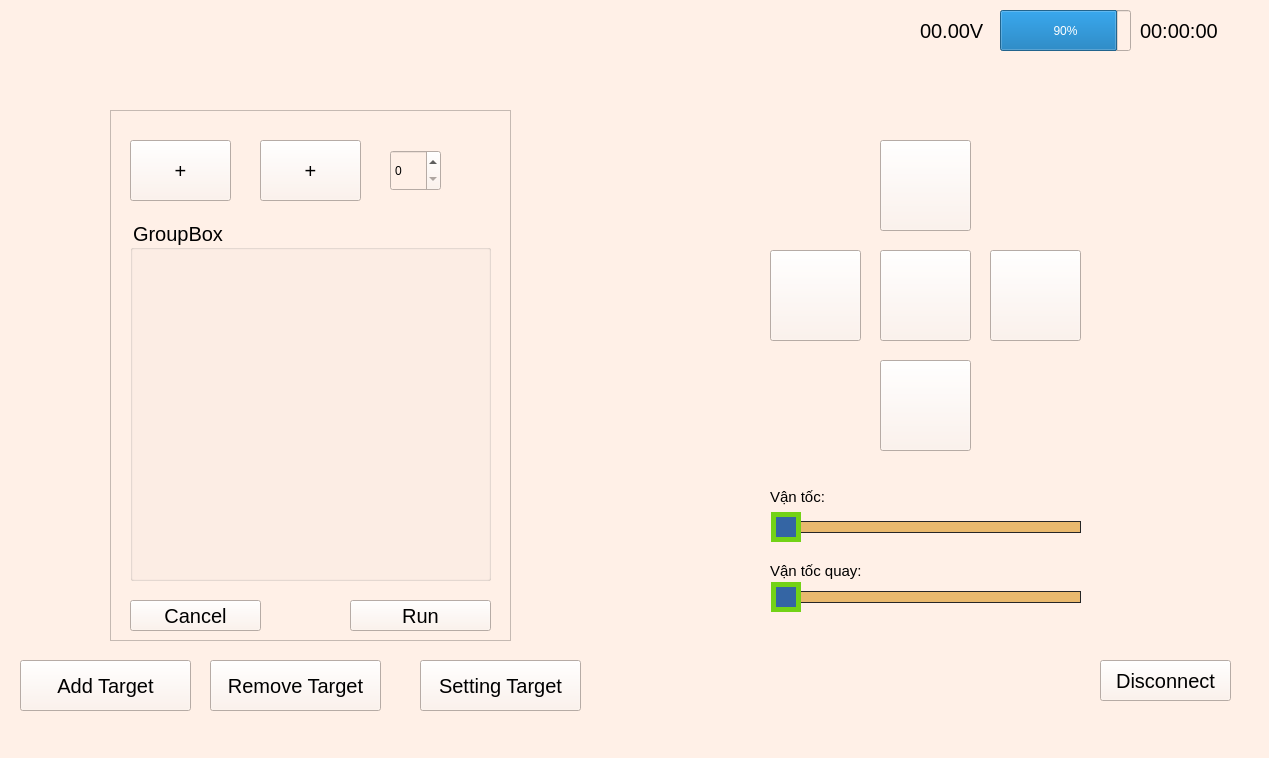
<?xml version="1.0" encoding="UTF-8"?>
<ui version="4.0">
 <class>RobotInterface</class>
 <widget class="QMainWindow" name="RobotInterface">
  <property name="geometry">
   <rect>
    <x>0</x>
    <y>0</y>
    <width>1269</width>
    <height>758</height>
   </rect>
  </property>
  <property name="windowTitle">
   <string>MainWindow</string>
  </property>
  <property name="styleSheet">
   <string notr="true">background-color: rgb(255, 240, 231);</string>
  </property>
  <widget class="QWidget" name="centralwidget">
   <property name="styleSheet">
    <string notr="true"/>
   </property>
   <widget class="QStackedWidget" name="stackedWidget">
    <property name="geometry">
     <rect>
      <x>530</x>
      <y>90</y>
      <width>701</width>
      <height>541</height>
     </rect>
    </property>
    <property name="currentIndex">
     <number>0</number>
    </property>
    <widget class="QWidget" name="page_5">
     <widget class="QPushButton" name="r_left">
      <property name="geometry">
       <rect>
        <x>460</x>
        <y>160</y>
        <width>91</width>
        <height>91</height>
       </rect>
      </property>
      <property name="text">
       <string/>
      </property>
      <property name="icon">
       <iconset resource="../resources.qrc">
        <normaloff>:/image/data/images/right_3.png</normaloff>:/image/data/images/right_3.png</iconset>
      </property>
      <property name="iconSize">
       <size>
        <width>85</width>
        <height>85</height>
       </size>
      </property>
     </widget>
     <widget class="QPushButton" name="r_right">
      <property name="geometry">
       <rect>
        <x>240</x>
        <y>160</y>
        <width>91</width>
        <height>91</height>
       </rect>
      </property>
      <property name="text">
       <string/>
      </property>
      <property name="icon">
       <iconset resource="../resources.qrc">
        <normaloff>:/image/data/images/left_3.png</normaloff>:/image/data/images/left_3.png</iconset>
      </property>
      <property name="iconSize">
       <size>
        <width>85</width>
        <height>85</height>
       </size>
      </property>
     </widget>
     <widget class="QPushButton" name="forward">
      <property name="geometry">
       <rect>
        <x>350</x>
        <y>50</y>
        <width>91</width>
        <height>91</height>
       </rect>
      </property>
      <property name="text">
       <string/>
      </property>
      <property name="icon">
       <iconset resource="../resources.qrc">
        <normaloff>:/image/data/images/up_3.png</normaloff>:/image/data/images/up_3.png</iconset>
      </property>
      <property name="iconSize">
       <size>
        <width>85</width>
        <height>85</height>
       </size>
      </property>
     </widget>
     <widget class="QPushButton" name="stop">
      <property name="geometry">
       <rect>
        <x>350</x>
        <y>160</y>
        <width>91</width>
        <height>91</height>
       </rect>
      </property>
      <property name="text">
       <string/>
      </property>
      <property name="icon">
       <iconset resource="../resources.qrc">
        <normaloff>:/image/data/images/stop_2.png</normaloff>:/image/data/images/stop_2.png</iconset>
      </property>
      <property name="iconSize">
       <size>
        <width>85</width>
        <height>85</height>
       </size>
      </property>
     </widget>
     <widget class="QPushButton" name="back">
      <property name="geometry">
       <rect>
        <x>350</x>
        <y>270</y>
        <width>91</width>
        <height>91</height>
       </rect>
      </property>
      <property name="text">
       <string/>
      </property>
      <property name="icon">
       <iconset resource="../resources.qrc">
        <normaloff>:/image/data/images/down_3.png</normaloff>:/image/data/images/down_3.png</iconset>
      </property>
      <property name="iconSize">
       <size>
        <width>85</width>
        <height>85</height>
       </size>
      </property>
     </widget>
     <widget class="QSlider" name="horizontalSlider_turn">
      <property name="geometry">
       <rect>
        <x>240</x>
        <y>490</y>
        <width>321</width>
        <height>35</height>
       </rect>
      </property>
      <property name="font">
       <font>
        <pointsize>11</pointsize>
       </font>
      </property>
      <property name="styleSheet">
       <string notr="true">.QSlider{
	color: rgb(136, 138, 133);
	min-height: 35px;
	max-height: 25px;
}

.QSlider::groove::horizontal{
	border: 1px solid #262626;
	background: rgb(233, 185, 110);
	height: 10px;
	margin: 0 10px;
}

.QSlider::handle::horizontal{
	background:  rgb(52, 101, 164);
	border: 5px solid rgb(115, 210, 22);;
	width: 20px;
	height: 20px;
	margin: -10px -10px;
}</string>
      </property>
      <property name="orientation">
       <enum>Qt::Horizontal</enum>
      </property>
     </widget>
     <widget class="QLabel" name="label_2">
      <property name="geometry">
       <rect>
        <x>240</x>
        <y>470</y>
        <width>101</width>
        <height>21</height>
       </rect>
      </property>
      <property name="font">
       <font>
        <pointsize>11</pointsize>
       </font>
      </property>
      <property name="text">
       <string>Vận tốc quay: </string>
      </property>
     </widget>
     <widget class="QSlider" name="horizontalSlider_linear">
      <property name="geometry">
       <rect>
        <x>240</x>
        <y>420</y>
        <width>321</width>
        <height>35</height>
       </rect>
      </property>
      <property name="font">
       <font>
        <pointsize>11</pointsize>
       </font>
      </property>
      <property name="styleSheet">
       <string notr="true">.QSlider{
	color: rgb(136, 138, 133);
	min-height: 35px;
	max-height: 25px;
}

.QSlider::groove::horizontal{
	border: 1px solid #262626;
	background: rgb(233, 185, 110);
	height: 10px;
	margin: 0 10px;
}

.QSlider::handle::horizontal{
	background:  rgb(52, 101, 164);
	border: 5px solid rgb(115, 210, 22);;
	width: 20px;
	height: 20px;
	margin: -10px -10px;
}</string>
      </property>
      <property name="orientation">
       <enum>Qt::Horizontal</enum>
      </property>
     </widget>
     <widget class="QLabel" name="liner_label">
      <property name="geometry">
       <rect>
        <x>300</x>
        <y>396</y>
        <width>67</width>
        <height>21</height>
       </rect>
      </property>
      <property name="font">
       <font>
        <pointsize>11</pointsize>
       </font>
      </property>
      <property name="text">
       <string/>
      </property>
     </widget>
     <widget class="QLabel" name="turner_label">
      <property name="geometry">
       <rect>
        <x>340</x>
        <y>470</y>
        <width>67</width>
        <height>20</height>
       </rect>
      </property>
      <property name="font">
       <font>
        <pointsize>11</pointsize>
       </font>
      </property>
      <property name="text">
       <string/>
      </property>
     </widget>
     <widget class="QLabel" name="label">
      <property name="geometry">
       <rect>
        <x>240</x>
        <y>396</y>
        <width>61</width>
        <height>21</height>
       </rect>
      </property>
      <property name="font">
       <font>
        <pointsize>11</pointsize>
       </font>
      </property>
      <property name="text">
       <string>Vận tốc:</string>
      </property>
     </widget>
    </widget>
    <widget class="QWidget" name="page_6"/>
   </widget>
   <widget class="QPushButton" name="disconnect_button">
    <property name="geometry">
     <rect>
      <x>1100</x>
      <y>660</y>
      <width>131</width>
      <height>41</height>
     </rect>
    </property>
    <property name="font">
     <font>
      <pointsize>15</pointsize>
     </font>
    </property>
    <property name="text">
     <string>Disconnect</string>
    </property>
   </widget>
   <widget class="QFrame" name="frame_5">
    <property name="geometry">
     <rect>
      <x>110</x>
      <y>110</y>
      <width>401</width>
      <height>531</height>
     </rect>
    </property>
    <property name="frameShape">
     <enum>QFrame::StyledPanel</enum>
    </property>
    <property name="frameShadow">
     <enum>QFrame::Raised</enum>
    </property>
    <widget class="QPushButton" name="slotTarget_2">
     <property name="geometry">
      <rect>
       <x>150</x>
       <y>30</y>
       <width>101</width>
       <height>61</height>
      </rect>
     </property>
     <property name="font">
      <font>
       <pointsize>15</pointsize>
      </font>
     </property>
     <property name="text">
      <string>+</string>
     </property>
    </widget>
    <widget class="QPushButton" name="slotTarget_3">
     <property name="geometry">
      <rect>
       <x>20</x>
       <y>30</y>
       <width>101</width>
       <height>61</height>
      </rect>
     </property>
     <property name="font">
      <font>
       <pointsize>15</pointsize>
      </font>
     </property>
     <property name="text">
      <string>+</string>
     </property>
    </widget>
    <widget class="QGroupBox" name="groupBox">
     <property name="geometry">
      <rect>
       <x>20</x>
       <y>110</y>
       <width>361</width>
       <height>361</height>
      </rect>
     </property>
     <property name="font">
      <font>
       <pointsize>15</pointsize>
      </font>
     </property>
     <property name="styleSheet">
      <string notr="true"/>
     </property>
     <property name="title">
      <string>GroupBox</string>
     </property>
    </widget>
    <widget class="QPushButton" name="cancelWidget_btn">
     <property name="geometry">
      <rect>
       <x>20</x>
       <y>490</y>
       <width>131</width>
       <height>31</height>
      </rect>
     </property>
     <property name="font">
      <font>
       <pointsize>15</pointsize>
      </font>
     </property>
     <property name="text">
      <string>Cancel</string>
     </property>
    </widget>
    <widget class="QPushButton" name="run_btn">
     <property name="geometry">
      <rect>
       <x>240</x>
       <y>490</y>
       <width>141</width>
       <height>31</height>
      </rect>
     </property>
     <property name="font">
      <font>
       <pointsize>15</pointsize>
      </font>
     </property>
     <property name="text">
      <string>Run</string>
     </property>
    </widget>
    <widget class="QSpinBox" name="loopTime">
     <property name="geometry">
      <rect>
       <x>280</x>
       <y>40</y>
       <width>51</width>
       <height>41</height>
      </rect>
     </property>
    </widget>
   </widget>
   <widget class="QLabel" name="label_time">
    <property name="geometry">
     <rect>
      <x>1140</x>
      <y>10</y>
      <width>91</width>
      <height>41</height>
     </rect>
    </property>
    <property name="font">
     <font>
      <pointsize>15</pointsize>
     </font>
    </property>
    <property name="text">
     <string>00:00:00</string>
    </property>
   </widget>
   <widget class="QProgressBar" name="progressBar">
    <property name="geometry">
     <rect>
      <x>1000</x>
      <y>10</y>
      <width>131</width>
      <height>41</height>
     </rect>
    </property>
    <property name="sizePolicy">
     <sizepolicy hsizetype="Preferred" vsizetype="Preferred">
      <horstretch>0</horstretch>
      <verstretch>0</verstretch>
     </sizepolicy>
    </property>
    <property name="maximumSize">
     <size>
      <width>999999</width>
      <height>16777215</height>
     </size>
    </property>
    <property name="value">
     <number>90</number>
    </property>
   </widget>
   <widget class="QLabel" name="label_power">
    <property name="geometry">
     <rect>
      <x>920</x>
      <y>10</y>
      <width>71</width>
      <height>41</height>
     </rect>
    </property>
    <property name="sizePolicy">
     <sizepolicy hsizetype="Preferred" vsizetype="Preferred">
      <horstretch>100</horstretch>
      <verstretch>100</verstretch>
     </sizepolicy>
    </property>
    <property name="font">
     <font>
      <pointsize>15</pointsize>
     </font>
    </property>
    <property name="text">
     <string>00.00V</string>
    </property>
   </widget>
   <widget class="QLabel" name="robot_status">
    <property name="geometry">
     <rect>
      <x>880</x>
      <y>20</y>
      <width>21</width>
      <height>21</height>
     </rect>
    </property>
    <property name="font">
     <font>
      <pointsize>15</pointsize>
     </font>
    </property>
    <property name="styleSheet">
     <string notr="true">border-image: url(:/image/data/images/status/status_normal.png);</string>
    </property>
    <property name="text">
     <string/>
    </property>
   </widget>
   <widget class="QLabel" name="mission_status">
    <property name="geometry">
     <rect>
      <x>850</x>
      <y>20</y>
      <width>25</width>
      <height>28</height>
     </rect>
    </property>
    <property name="styleSheet">
     <string notr="true">border-image: url(:/image/data/images/robot_blue.png);</string>
    </property>
    <property name="text">
     <string/>
    </property>
   </widget>
   <widget class="QPushButton" name="addTarget_btn">
    <property name="geometry">
     <rect>
      <x>20</x>
      <y>660</y>
      <width>171</width>
      <height>51</height>
     </rect>
    </property>
    <property name="font">
     <font>
      <pointsize>15</pointsize>
     </font>
    </property>
    <property name="text">
     <string>Add Target</string>
    </property>
   </widget>
   <widget class="QPushButton" name="remove_btn">
    <property name="geometry">
     <rect>
      <x>210</x>
      <y>660</y>
      <width>171</width>
      <height>51</height>
     </rect>
    </property>
    <property name="font">
     <font>
      <pointsize>15</pointsize>
     </font>
    </property>
    <property name="text">
     <string>Remove Target</string>
    </property>
   </widget>
   <widget class="QPushButton" name="settingTarget_btn">
    <property name="geometry">
     <rect>
      <x>420</x>
      <y>660</y>
      <width>161</width>
      <height>51</height>
     </rect>
    </property>
    <property name="font">
     <font>
      <pointsize>15</pointsize>
     </font>
    </property>
    <property name="text">
     <string>Setting Target</string>
    </property>
   </widget>
  </widget>
  <widget class="QMenuBar" name="menubar">
   <property name="geometry">
    <rect>
     <x>0</x>
     <y>0</y>
     <width>1269</width>
     <height>22</height>
    </rect>
   </property>
  </widget>
  <widget class="QStatusBar" name="statusbar"/>
 </widget>
 <resources>
  <include location="../resources.qrc"/>
 </resources>
 <connections/>
</ui>
